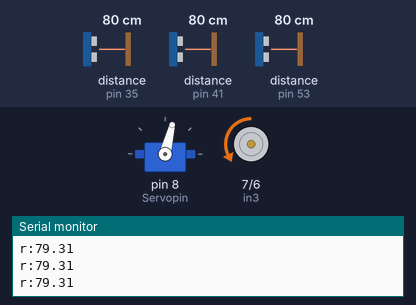
A sketch run on a simulated Arduino Mega 2560, built with avr-gcc and run on an emulated ATmega2560. On the bench: servo, motor-driver pin pairs drawn as motors (green arrow = first pin HIGH = forward, orange = second pin HIGH = backward, longer = more drive, scaled by the enable pin), the last lines printed to the serial monitor. Wiring (inferred from the names in the program): ultrasonic range finder: trigger pin 40; echo pin 41. The inputs (shaded band) are chosen by the test bench; at power-on: distance to the obstacle (sensors on pin 41, pin 35, pin 53) 80 cm. The echo pulse lasts 58.3 µs per cm.

Above: at 2.2 s.
2.3 s: distance to the obstacle (sensor on pin 41) set to 17 cm
3.8 s: distance to the obstacle (sensor on pin 41) set to 13 cm
At 4.8 s:
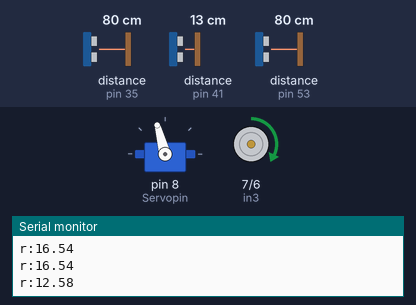
At 10.7 s:
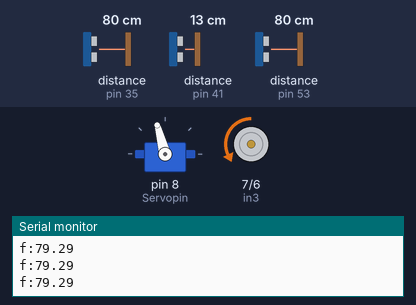
Timing chart, 0 to 13.0 s (numbered marks = the images above; inputs shaded):
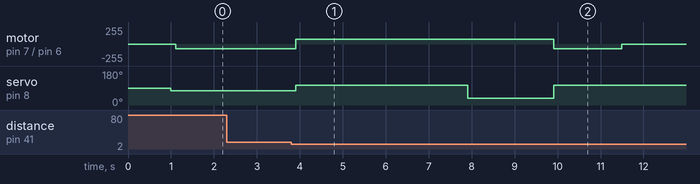

The sketch:

CarFinal.ino
```cpp
#include <Servo.h>


// SRF04-ALL
#define EchoPinR 41 //Yellow
#define TriggerPinR 40 //Green
#define EchoPinL 49 //Yellow
#define TriggerPinL 48 //Green
#define EchoPinF 53 //Yellow
#define TriggerPinF 52 //Green
#define EchoPinB 35 //Yellow
#define TriggerPinB 34 //Green
// Servo Motor
#define Servopin 8
// Motor B connections
#define enB 9
#define in3 7
#define in4 6


int MotorSpeed = 45 ;
long durationR;
float distanceR;
long durationL;
float distanceL;
long durationF;
float distanceF;
long durationB;
float distanceB;
float distance_R ,distance_F , distance_B ,distance_L ;
int FreeSpaceFlagR = 0;
int FreeSpaceFlagL = 0;

int ChnageDirFlagR = 0;
int ChnageDirFlagL = 0;

int ServoLocation = 0 , ServoZ = 70;
int ServoOffSet = 35;
int nochange = 0;
Servo myservo;  // create servo object to control a servo


void GoForward(int MotorSpeed) {
  analogWrite(enB, MotorSpeed);
  // Turn on motor A & B
  digitalWrite(in3, LOW);
  digitalWrite(in4, HIGH);
}

void GoBackward(int MotorSpeed) {
  analogWrite(enB, MotorSpeed);
  // Turn on motor A & B
  digitalWrite(in3, HIGH);
  digitalWrite(in4, LOW);
}

void StopMotor(){
    digitalWrite(in3, LOW);
  digitalWrite(in4, LOW);
}

void setup() {
  Serial.begin(115200);
  // Set all the motor control pins to outputs
  pinMode(enB, OUTPUT);
  //pinMode(enB, OUTPUT);
  pinMode(in3, OUTPUT);
  pinMode(in4, OUTPUT);
  //pinMode(in3, OUTPUT);
  //pinMode(in4, OUTPUT);
  myservo.attach(Servopin, 600, 2300);
  // Turn off motors - Initial state
  digitalWrite(in3, LOW);
  digitalWrite(in4, LOW);
  //digitalWrite(in3, LOW);
  //digitalWrite(in4, LOW);
  pinMode(TriggerPinR, OUTPUT); // Sets the TriggerPin as an Output
  pinMode(EchoPinR, INPUT); // Sets the EchoPin as an Input
  pinMode(TriggerPinL, OUTPUT); // Sets the TriggerPin as an Output
  pinMode(EchoPinL, INPUT); // Sets the EchoPin as an Input
  pinMode(TriggerPinF, OUTPUT); // Sets the TriggerPin as an Output
  pinMode(EchoPinF, INPUT); // Sets the EchoPin as an Input
  pinMode(TriggerPinB, OUTPUT); // Sets the TriggerPin as an Output
  pinMode(EchoPinB, INPUT); // Sets the EchoPin as an Input
  ServoLocation = 76;
  delay(1000);
}
float SRF04_R()
{
  digitalWrite(TriggerPinR, LOW);
  delayMicroseconds(2);
  //Set the TriggerPin on HIGH state for 10 microseconds
  digitalWrite(TriggerPinR, HIGH);
  delayMicroseconds(10);
  digitalWrite(TriggerPinR, LOW);
  //Read the EchoPin, returning the sound wave travel time in microseconds
  durationR = pulseIn(EchoPinR, HIGH);
  //Calculate the distance
  distanceR = durationR * 0.034 / 2;
  Serial.print("r:");
  Serial.println(distanceR);
  delay(100);

  return distanceR ;
}
float SRF04_L()
{
  digitalWrite(TriggerPinL, LOW);
  delayMicroseconds(2);
  //Set the TriggerPin on HIGH state for 10 microseconds
  digitalWrite(TriggerPinL, HIGH);
  delayMicroseconds(10);
  digitalWrite(TriggerPinL, LOW);
  //Read the EchoPin, returning the sound wave travel time in microseconds
  durationL = pulseIn(EchoPinL, HIGH);
  //Calculate the distance
  distanceL = durationL * 0.034 / 2;
  Serial.print("l:");
  Serial.println(distanceL);
  delay(100);

  return distanceL ;
}
float SRF04_F()
{
  digitalWrite(TriggerPinF, LOW);
  delayMicroseconds(2);
  //Set the TriggerPin on HIGH state for 10 microseconds
  digitalWrite(TriggerPinF, HIGH);
  delayMicroseconds(10);
  digitalWrite(TriggerPinF, LOW);
  //Read the EchoPin, returning the sound wave travel time in microseconds
  durationF = pulseIn(EchoPinF, HIGH);
  //Calculate the distance
  distanceF = durationF * 0.034 / 2;
  Serial.print("f:");
  Serial.println(distanceF);
  delay(100);

  return distanceF ;
}
float SRF04_B()
{
  digitalWrite(TriggerPinB, LOW);
  delayMicroseconds(2);
  //Set the TriggerPin on HIGH state for 10 microseconds
  digitalWrite(TriggerPinB, HIGH);
  delayMicroseconds(10);
  digitalWrite(TriggerPinB, LOW);
  //Read the EchoPin, returning the sound wave travel time in microseconds
  durationB = pulseIn(EchoPinB, HIGH);
  //Calculate the distance
  distanceB = durationB * 0.034 / 2;
  Serial.print("b:");
  Serial.println(distanceB);
  delay(100);

  return distanceB ;
}
void loop() {

  myservo.write(ServoLocation);


  if (nochange == 0)
  {
     distance_R = SRF04_R();
    GoForward(70);
  }


  if (distance_R < 15 && nochange == 0)
  {
    GoForward(70);

  } else if (distance_R > 20 && nochange == 0)
  {
    FreeSpaceFlagR = 1;
    GoForward(70);
  }
  if (FreeSpaceFlagR == 1 && distance_R < 15 && nochange == 0)
  {
    ChnageDirFlagR = 1;

    ServoLocation = ServoZ + ServoOffSet;
    myservo.write(ServoLocation);
    GoBackward(70);
    nochange = 1;

  }

  if (nochange == 1)
  {
    GoBackward(70);
    delay(4000);
    ServoLocation = ServoZ - ( ServoOffSet);
      myservo.write(ServoLocation);
      delay(2000);
    ServoLocation = ServoZ +ServoOffSet ;
      myservo.write(ServoLocation);
    GoForward(70);
    for(int i =0 ; i < 15 ; i++){
      if(SRF04_F() < 7){
        StopMotor();
      }
    }

    StopMotor();
    delay(1000);

     distance_B = SRF04_B();
    nochange = 3;
  }

  if (nochange == 2)
  {
    GoForward(70);
     distance_F = SRF04_F();
    if (distance_F < 6)
    {
      ServoLocation = ServoZ  + ServoOffSet;
    nochange = 3;
    }

  }

  if (nochange == 3)
  {
   StopMotor();


  }


}
```

Measured:
- the behaviour switches between 16 and 15 cm on distance to the obstacle (sensor on pin 41) (found by bisection; images 0 and 1)
- after the input at 3.8 s, motor on pin 7 (in3) / pin 6 (in4): backward 70/255 → forward 70/255 after 0.11 s, → backward 70/255 6.0 s later, → stopped 1.6 s later; servo on pin 8 (Servopin): 76° → 105° after 0.11 s, → 35° 4.0 s later, → 105° 2.0 s later
